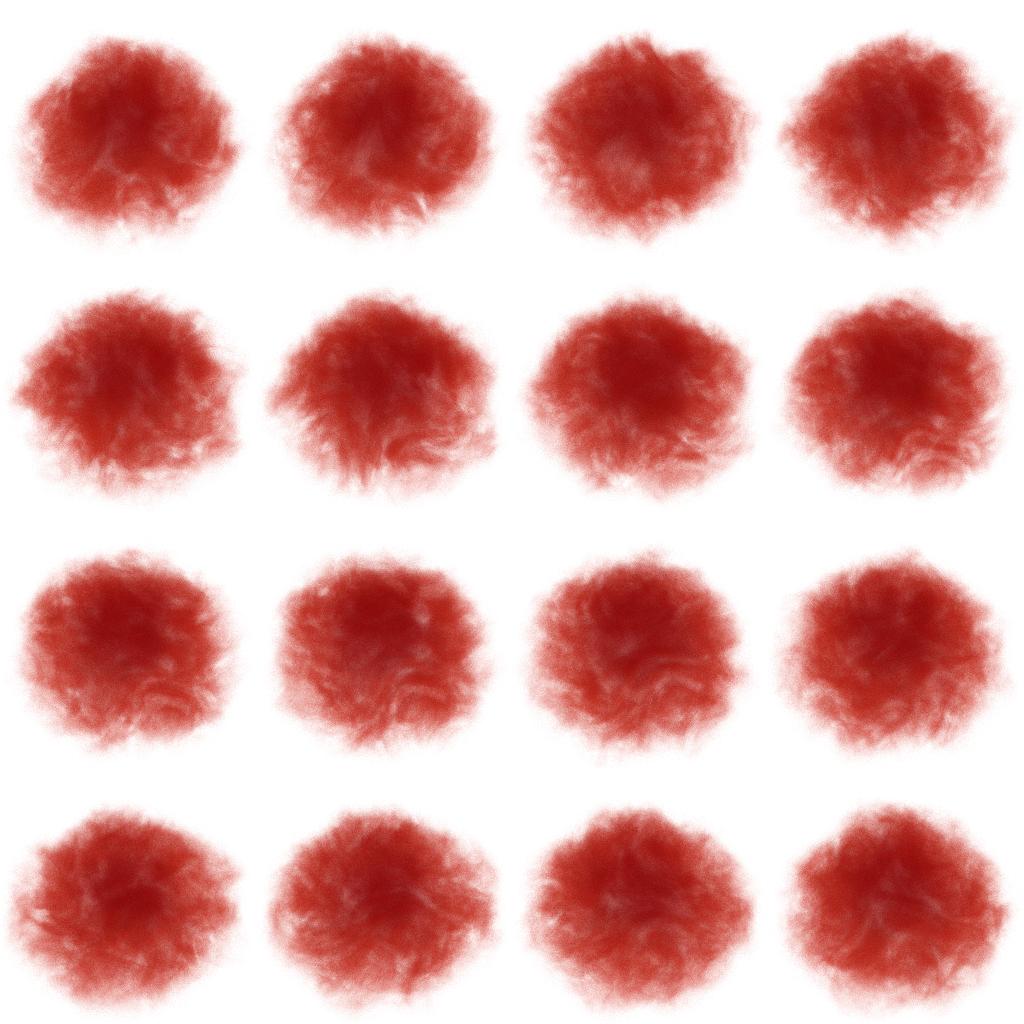

Source code (Python):
# Realistic red capture fog (the one realistic element of the game), rendered as a Cycles volume.
#
#   blender -b --factory-startup --python fog_flipbook.py -- <out_dir> [frames=64]
#
# fog_flipbook.png    : 4x4 flipbook (1024x1024, 256 px frames) of a looping, slowly boiling fog pool seen
#                       from three-quarters above, roughly round with a ragged edge.
# fog_flipbook_8x8.png: the same loop with 64 frames of 128 px (smoother motion, softer image).
# fog_puff.png        : one isolated puff (512 px), a particle texture to add thickness.
# Straight-alpha RGBA. The loop is seamless: the noise is sampled on a circle in (z, w) space, so the last
# frame flows into the first. Deterministic (fixed seeds, no simulation cache).
import math
import os
import sys

import bpy
import numpy as np

argv = sys.argv[sys.argv.index("--") + 1:] if "--" in sys.argv else []
OUT = os.path.abspath(argv[0]) if argv else os.path.abspath(".")
FRAMES = int(argv[1]) if len(argv) > 1 else 64
os.makedirs(OUT, exist_ok=True)
TMP = os.path.join(OUT, "_fog_frames")
os.makedirs(TMP, exist_ok=True)

RES = 256
SAMPLES = 64
SEED = 7.3                 # moves the whole noise field: another seed = another fog
BOIL = 0.42                # radius of the (z, w) loop circle: how much the fog churns over a loop
SWIRL = 0.22               # rad of back-and-forth twist at the centre over a loop
DENSITY = 6.5
EMIT = 1.1                 # self glow, so the fog stays readable over bright water
CORE = (170, 20, 20)       # sRGB, centre of the fog
EDGE = (255, 60, 40)       # sRGB, ragged rim
ELEVATION = 58             # degrees: camera looking down at three quarters


def lin(c):
    def ch(v):
        v /= 255
        return v / 12.92 if v <= 0.04045 else ((v + 0.055) / 1.055) ** 2.4
    return (ch(c[0]), ch(c[1]), ch(c[2]), 1.0)


bpy.ops.wm.read_factory_settings(use_empty=True)
scene = bpy.context.scene
scene.render.engine = "CYCLES"
scene.cycles.device = "CPU"
scene.cycles.samples = SAMPLES
scene.cycles.use_denoising = True
scene.cycles.seed = 1
scene.cycles.volume_step_rate = 1.0
scene.cycles.volume_max_steps = 256
scene.render.film_transparent = True
scene.render.resolution_x = RES
scene.render.resolution_y = RES
scene.render.image_settings.file_format = "PNG"
scene.render.image_settings.color_mode = "RGBA"
scene.view_settings.view_transform = "Standard"
scene.view_settings.look = "None"

world = bpy.data.worlds.new("World")
scene.world = world
world.use_nodes = True
bg = world.node_tree.nodes["Background"]
bg.inputs["Color"].default_value = (0.42, 0.55, 0.7, 1.0)     # soft sky fill from every side
bg.inputs["Strength"].default_value = 0.45

sun_data = bpy.data.lights.new("Sun", "SUN")
sun_data.energy = 7.5
sun_data.angle = math.radians(8)
sun = bpy.data.objects.new("Sun", sun_data)
sun.rotation_euler = (math.radians(38), math.radians(-24), math.radians(30))
scene.collection.objects.link(sun)

cam_data = bpy.data.cameras.new("Cam")
cam_data.type = "ORTHO"
cam = bpy.data.objects.new("Cam", cam_data)
scene.collection.objects.link(cam)
scene.camera = cam


def aim_camera(elevation_deg, scale, target_z=0.05):
    e = math.radians(elevation_deg)
    dist = 12
    cam.location = (0.0, -dist * math.cos(e), target_z + dist * math.sin(e))
    cam.rotation_euler = (math.pi / 2 - e, 0.0, 0.0)
    cam_data.ortho_scale = scale


# ---------------------------------------------------------------- volume material
class Graph:
    def __init__(self, mat):
        self.nt = mat.node_tree
        self.nt.nodes.clear()

    def node(self, kind, **props):
        n = self.nt.nodes.new(kind)
        for k, v in props.items():
            setattr(n, k, v)
        return n

    def feed(self, sock, val):
        if isinstance(val, bpy.types.NodeSocket):
            self.nt.links.new(val, sock)
        else:
            sock.default_value = val

    def math(self, op, a, b=None, clamp=False):
        n = self.node("ShaderNodeMath", operation=op, use_clamp=clamp)
        self.feed(n.inputs[0], a)
        if b is not None:
            self.feed(n.inputs[1], b)
        return n.outputs[0]

    def vmath(self, op, a, b=None):
        n = self.node("ShaderNodeVectorMath", operation=op)
        self.feed(n.inputs[0], a)
        if b is not None:
            self.feed(n.inputs[1], b)
        return n.outputs[0] if op not in ("LENGTH", "DOT_PRODUCT") else n.outputs["Value"]

    def smooth(self, value, lo, hi):
        """0 at lo, 1 at hi, smoothstep in between and clamped (lo > hi is a falling edge)."""
        n = self.node("ShaderNodeMapRange", interpolation_type="SMOOTHSTEP")
        self.feed(n.inputs["Value"], value)
        n.inputs["From Min"].default_value = min(lo, hi)
        n.inputs["From Max"].default_value = max(lo, hi)
        n.inputs["To Min"].default_value = 0.0 if lo < hi else 1.0
        n.inputs["To Max"].default_value = 1.0 if lo < hi else 0.0
        return n.outputs["Result"]

    def noise(self, vector, w, scale, detail, roughness, distortion=0.0):
        n = self.node("ShaderNodeTexNoise", noise_dimensions="4D")
        self.feed(n.inputs["Vector"], vector)
        self.feed(n.inputs["W"], w)
        n.inputs["Scale"].default_value = scale
        n.inputs["Detail"].default_value = detail
        n.inputs["Roughness"].default_value = roughness
        n.inputs["Distortion"].default_value = distortion
        return n.outputs["Fac"]


def fog_material(phase_value, puff=False):
    """phase_value: 0..1 position in the loop. puff=True makes a single round puff instead of the pool."""
    mat = bpy.data.materials.new("Fog")
    mat.use_nodes = True
    g = Graph(mat)
    theta = 2 * math.pi * phase_value
    coord = g.node("ShaderNodeTexCoord").outputs["Object"]

    sep = g.node("ShaderNodeSeparateXYZ")
    g.feed(sep.inputs[0], coord)
    xy = g.node("ShaderNodeCombineXYZ")
    g.feed(xy.inputs[0], sep.outputs[0])
    g.feed(xy.inputs[1], sep.outputs[1])
    radius = g.vmath("LENGTH", xy.outputs[0])

    # a gentle back-and-forth twist, strongest in the middle
    twist = g.math("MULTIPLY", g.math("SUBTRACT", 1.0, radius, clamp=True), SWIRL * math.sin(theta))
    rot = g.node("ShaderNodeVectorRotate", rotation_type="Z_AXIS")
    g.feed(rot.inputs["Vector"], coord)
    g.feed(rot.inputs["Angle"], twist)

    # loop: the sample point travels round a circle in (z, w)
    offset = g.node("ShaderNodeCombineXYZ")
    offset.inputs[2].default_value = BOIL * math.sin(theta)
    q = g.vmath("ADD", rot.outputs[0], offset.outputs[0])
    w = SEED + BOIL * math.cos(theta)

    # ragged outline: two octaves of slow noise push the rim in and out
    edge_noise = g.noise(q, w, 1.6, 4.0, 0.6, 0.4)
    # swirling wisps: domain-warped noise, thresholded into soft clumps and threads
    wisps = g.noise(q, w + 3.1, 1.3, 6.0, 0.62, 2.8)
    billow = g.noise(q, w + 7.7, 4.0, 5.0, 0.55)
    clumps = g.smooth(wisps, 0.42, 0.66)
    # thin threads: the ridges of a second warped noise, kept near the rim where smoke frays
    threads_noise = g.noise(q, w + 11.3, 2.0, 6.0, 0.58, 1.8)
    ridge = g.math("SUBTRACT", 1.0, g.math("ABSOLUTE", g.math("SUBTRACT", g.math("MULTIPLY", threads_noise, 2.0), 1.0)))
    threads = g.smooth(ridge, 0.82, 0.96)

    ragged = g.math("ADD", radius, g.math("MULTIPLY", g.math("SUBTRACT", edge_noise, 0.5), 0.85))
    if puff:
        # a lumpy ball with billows
        dist3 = g.vmath("LENGTH", coord)
        ragged3 = g.math("ADD", dist3, g.math("MULTIPLY", g.math("SUBTRACT", edge_noise, 0.5), 0.6))
        shape = g.smooth(ragged3, 0.98, 0.35)
        clumps = g.smooth(billow, 0.3, 0.7)
        tone = ragged3
    else:
        across = g.smooth(ragged, 1.2, 0.45)
        # a low dome sitting on the water: thick in the middle, thinner at the rim
        top = g.math("ADD", g.math("MULTIPLY", g.math("SUBTRACT", 1.0, g.math("POWER", g.math("MINIMUM", ragged, 1.2), 2.0)), 0.55), 0.1)
        z_noisy = g.math("ADD", sep.outputs[2], g.math("MULTIPLY", g.math("SUBTRACT", billow, 0.5), 0.5))
        under = g.smooth(sep.outputs[2], -0.5, -0.32)
        over = g.smooth(g.math("SUBTRACT", z_noisy, top), 0.05, -0.3)
        shape = g.math("MULTIPLY", across, g.math("MULTIPLY", under, over))
        tone = ragged

    # haze thick in the middle, clumps everywhere, threads fraying out at the rim
    rim = g.math("MULTIPLY", g.smooth(tone, 0.45, 0.8), g.smooth(tone, 1.25, 0.95))
    body = g.math("ADD", g.math("MULTIPLY", clumps, 1.0), g.math("MULTIPLY", g.smooth(tone, 0.85, 0.15), 0.28))
    body = g.math("ADD", body, g.math("MULTIPLY", threads, g.math("MULTIPLY", rim, 0.8)))
    density = g.math("MULTIPLY", g.math("MULTIPLY", shape, body), DENSITY)

    ramp = g.node("ShaderNodeValToRGB")
    ramp.color_ramp.interpolation = "EASE"
    els = ramp.color_ramp.elements
    els[0].position, els[0].color = 0.25, lin(CORE)
    els[1].position, els[1].color = 0.95, lin(EDGE)
    g.feed(ramp.inputs["Fac"], tone)

    vol = g.node("ShaderNodeVolumePrincipled")
    g.feed(vol.inputs["Color"], ramp.outputs["Color"])
    g.feed(vol.inputs["Density"], density)
    vol.inputs["Absorption Color"].default_value = lin((150, 30, 26))
    vol.inputs["Anisotropy"].default_value = 0.25
    g.feed(vol.inputs["Emission Color"], ramp.outputs["Color"])
    g.feed(vol.inputs["Emission Strength"], g.math("MULTIPLY", g.math("MULTIPLY", shape, body), EMIT))
    out = g.node("ShaderNodeOutputMaterial")
    g.feed(out.inputs["Volume"], vol.outputs[0])
    return mat


def make_domain(size, z_centre):
    bpy.ops.mesh.primitive_cube_add(size=1.0, location=(0.0, 0.0, z_centre))
    ob = bpy.context.active_object
    ob.scale = size
    bpy.ops.object.transform_apply(location=False, rotation=False, scale=True)
    ob.location = (0.0, 0.0, 0.0)
    for v in ob.data.vertices:
        v.co.z += z_centre
    return ob


def load_rgba(path):
    img = bpy.data.images.load(path)
    w, h = img.size
    px = np.array(img.pixels[:], dtype=np.float32).reshape(h, w, 4)
    bpy.data.images.remove(img)
    return np.flipud(px)        # row 0 = top


def save_png(name, rgba):
    h, w, _ = rgba.shape
    img = bpy.data.images.new(name, w, h, alpha=True)
    img.colorspace_settings.name = "Non-Color"
    img.pixels.foreach_set(np.flipud(np.clip(rgba, 0, 1)).astype(np.float32).ravel())
    img.filepath_raw = os.path.join(OUT, name)
    img.file_format = "PNG"
    img.save()
    bpy.data.images.remove(img)
    print("saved", os.path.join(OUT, name))


def unpremultiply(rgba):
    # Cycles writes straight alpha already for PNG; keep the colour of very thin smoke clean
    out = rgba.copy()
    out[:, :, :3] = np.clip(out[:, :, :3], 0, 1)
    return out


def atlas(frames, grid, res):
    sheet = np.zeros((grid * res, grid * res, 4), dtype=np.float32)
    for i, f in enumerate(frames):
        r, c = divmod(i, grid)
        sheet[r * res:(r + 1) * res, c * res:(c + 1) * res] = f
    return sheet


def over(rgba, color):
    bgc = np.zeros_like(rgba)
    bgc[:, :, :3] = np.array([v / 255 for v in color])
    bgc[:, :, 3] = 1
    a = rgba[:, :, 3:4]
    bgc[:, :, :3] = rgba[:, :, :3] * a + bgc[:, :, :3] * (1 - a)
    return bgc


# ---------------------------------------------------------------- the looping pool
domain = make_domain((2.9, 2.9, 1.3), 0.05)
aim_camera(ELEVATION, 2.5)


def render_loop(count, res, tag):
    scene.render.resolution_x = scene.render.resolution_y = res
    out = []
    for f in range(count):
        domain.data.materials.clear()
        domain.data.materials.append(fog_material(f / count))
        path = os.path.join(TMP, f"{tag}_{f:02d}.png")
        scene.render.filepath = path
        bpy.ops.render.render(write_still=True)
        out.append(unpremultiply(load_rgba(path)))
        print(tag, "frame", f + 1, "/", count, flush=True)
    return out


# 16 frames at 256 px for the main sheet, and the same loop with 64 frames at 128 px for the 8x8 sheet
frames = render_loop(16, RES, "fog")
main = atlas(frames, 4, RES)
save_png("fog_flipbook.png", main)
save_png("fog_preview_water.png", over(main, (78, 214, 251)))
save_png("fog_preview_sky.png", over(main, (150, 205, 245)))
if FRAMES >= 64:
    small = render_loop(64, RES // 2, "fog8")
    save_png("fog_flipbook_8x8.png", atlas(small, 8, RES // 2))
scene.render.resolution_x = scene.render.resolution_y = RES

# coverage of the frame, to size the billboard against the hit circle
alpha = np.mean([fr[:, :, 3] for fr in frames], axis=0)
cols = np.where(alpha.max(axis=0) > 0.2)[0]
print("fog width (alpha > 0.2) as a share of the frame: %.3f" % ((cols[-1] - cols[0] + 1) / RES))

# ---------------------------------------------------------------- one isolated puff
bpy.data.objects.remove(domain, do_unlink=True)
puff = make_domain((2.2, 2.2, 2.2), 0.0)
puff.data.materials.append(fog_material(0.37, puff=True))
aim_camera(ELEVATION, 2.3, 0.0)
scene.render.resolution_x = scene.render.resolution_y = 512
path = os.path.join(TMP, "puff.png")
scene.render.filepath = path
bpy.ops.render.render(write_still=True)
puff_rgba = unpremultiply(load_rgba(path))
save_png("fog_puff.png", puff_rgba)
print("done")
